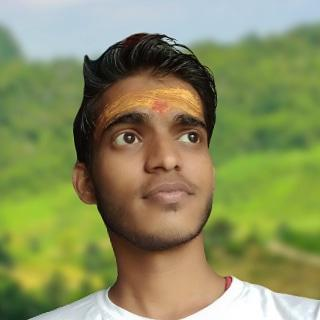
#> input picture sk.jpg, 320 x 320 px
$ python skech.py
#> lines starting #> are read from the running program, lines starting #| are printed output that depends on the picture
import numpy as np
import imageio
import scipy.ndimage
import cv2

# commit
img = "sk.jpg"

def rgb2gray(rgb):
    return np.dot(rgb[...,:3],[0.2989, 0.5870, 0.1140])
def dodge(front, back):
    final_sketch = front*255/(255-back)
    final_sketch[final_sketch>255]=255
    final_sketch[back == 255]=255

    return final_sketch.astype("uint8")


ss = imageio.imread(img)   # to read as a given image
#> ss is the input picture: shape (320, 320, 3); mean R, G, B 136.9, 142, 93.9
gray = rgb2gray(ss)         # 1st we will image convet black and white that means gray scale
#> in rgb2gray, `return np.dot(rgb[...,:3],[0.2989, 0.5870, 0.1140])`:
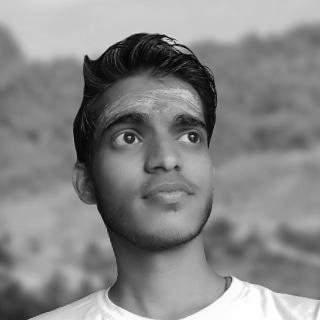
#> returned value: shape (320, 320) float64; min 0.299, max 255, mean 135

i = 255-gray             #0,0,0 is for darkest colour and 255,255,255 is brightest color witch is white color
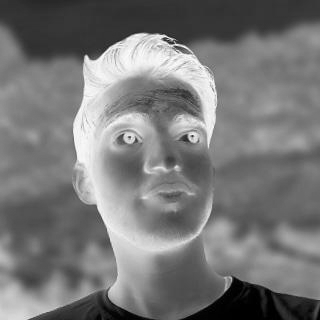
#> i: shape (320, 320) float64; min 0.0255, max 254.7, mean 120
blur =  scipy.ndimage.filters.gaussian_filter(i,sigma=15)  #convet into blur and sigma is the intensiy of blurness imf\g
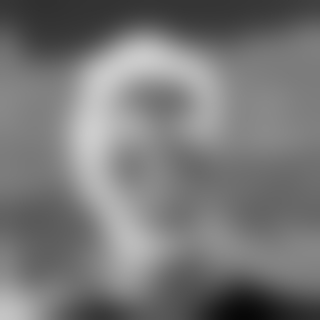
#> blur: shape (320, 320) float64; min 7.34, max 204.4, mean 120
r = dodge(blur,gray)
#> in dodge, `final_sketch = front*255/(255-back)`:
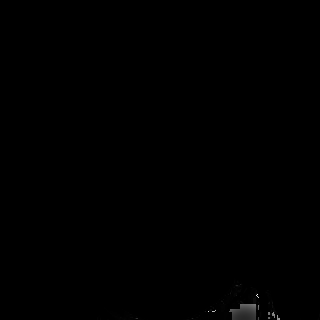
#> final_sketch: shape (320, 320) float64; min 90.91, max 467294.9, mean 878.6; drawn with min black and max white
#> in dodge, `final_sketch[final_sketch>255]=255`:
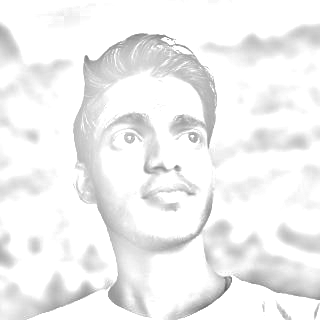
#> final_sketch: shape (320, 320) float64; min 90.91, max 255, mean 241.1

cv2.imwrite('sk-sketch.png',r)
